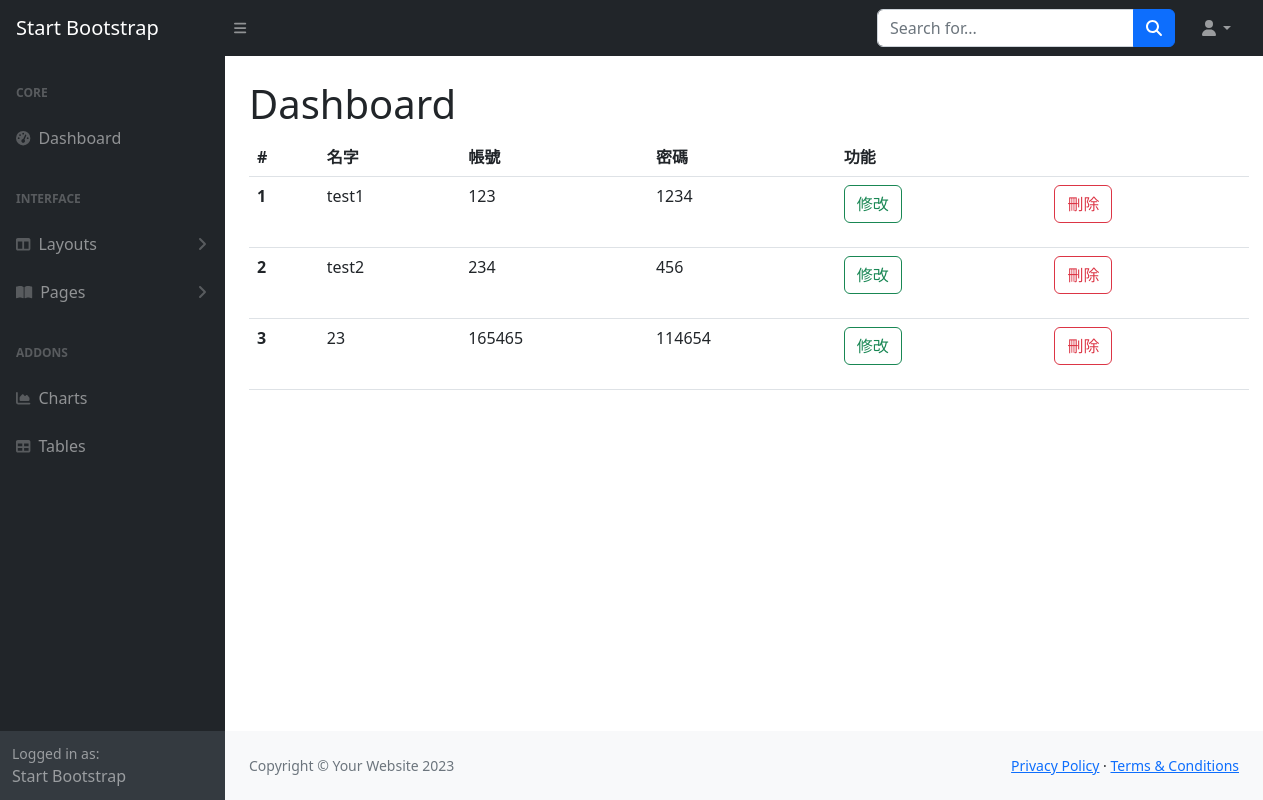
/users, run on an earlier commit of the app's database.
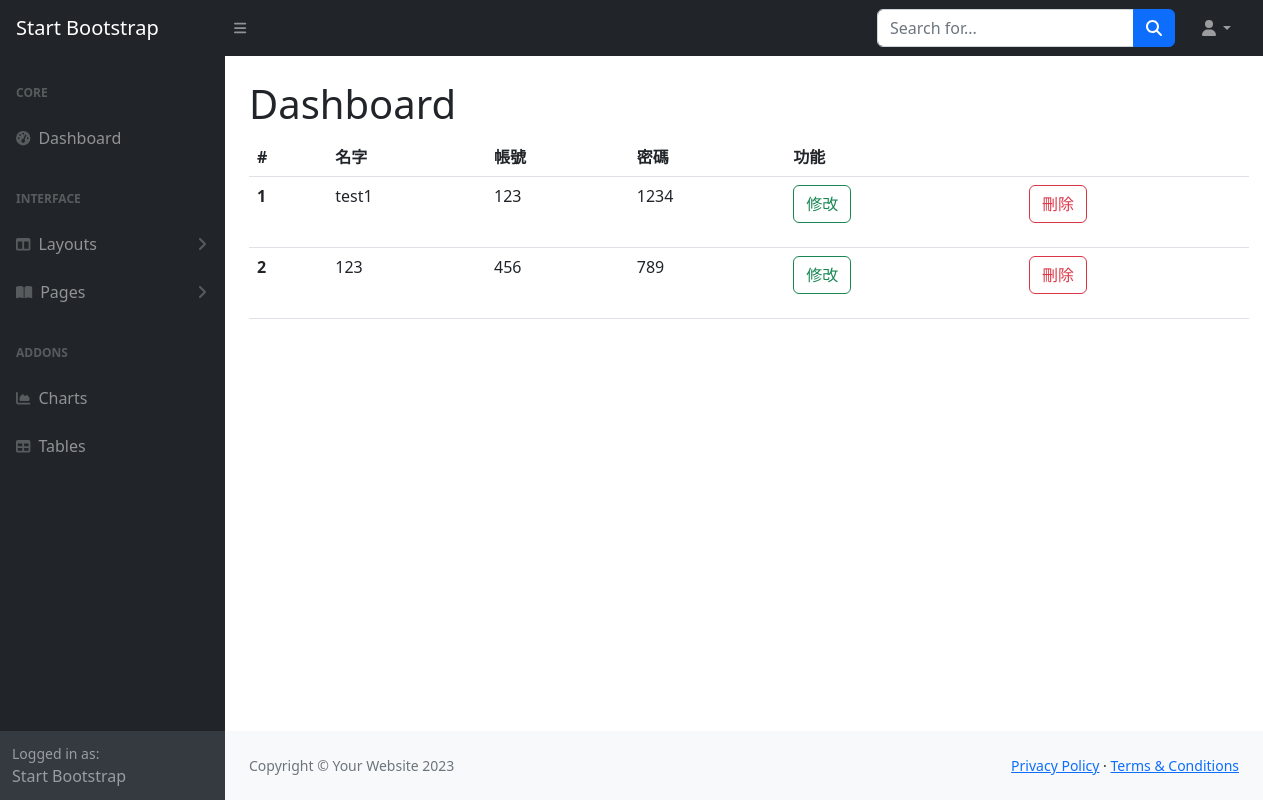
And on a later commit of the database.
### tables this page shows
CREATE TABLE Users (id INTEGER PRIMARY KEY AUTOINCREMENT, name nvarchar (20), account nvarchar (40), password nvarchar (40));

### app.py (the view)
@app.route("/users")
def users():
    with get_db() as cur: #with get_db().cursor() as cur:
        cur.row_factory = sql.Row
        cur = cur.cursor() #上面的註解可以把這行省略
        cur.execute("select * from Users")
        data = cur.fetchall()
        cur.close()
    return render_template("users.html",data = data)

### app.py (called while the page is built)
def get_db():
    db = getattr(g, '_database', None)
    if db is None:
        db = g._database = sql.connect(DATABASE)
    return db

@app.teardown_appcontext
def close_connection(exception):
    db = getattr(g, '_database', None)
    if db is not None:
        db.close()

### templates/users.html (shortened to what this page needs)
{% extends "layout/back.html"%}
{%block main %}
<table class="table" style="width: 1000px;">
    <thead>
      <tr>
        <th scope="col">#</th>
        <th scope="col">名字</th>
        <th scope="col">帳號</th>
        <th scope="col">密碼</th>
        <th scope="col">功能</th>
      </tr>
    </thead>
    <tbody>
        {%for i in range(data|length) %}
        <tr>
            <th scope="row">{{ i+1 }}</th>
            <td>{{ data[i].name }}</td>
            <td>{{ data[i].account }}</td>
            <td>{{ data[i].password }}</td>
            <td>
              <div class="row">
                <div class="col">
                  <button type="button" class="btn btn-outline-success">修改</button>
                </div>
                <div class="col">
                  <form action="/deleteuser/{{ data[i].id }}" method="post">
                    <button class="btn btn-outline-danger" onclick="if(confirm('您確定要刪除嗎？')) return true;else return false">刪除</button>
                  </form>
              </div>
              </div>
            </td>
        </tr>
        {% endfor %}
    </tbody>
  </table>
{% endblock %}

### templates/layout/back.html (shortened to what this page needs)
<html lang="en">
    <head>
        <link href="/static/css/bootstrap.min.css" rel="stylesheet" />
        <link href="/static/css/styles.css" rel="stylesheet" />
    </head>
    <body class="sb-nav-fixed">
        <nav class="sb-topnav navbar navbar-expand navbar-dark bg-dark">
            <a class="navbar-brand ps-3" href="index.html">Start Bootstrap</a>
            <button class="btn btn-link btn-sm order-1 order-lg-0 me-4 me-lg-0" id="sidebarToggle" href="#!"><i class="fas fa-bars"></i></button>
            <form class="d-none d-md-inline-block form-inline ms-auto me-0 me-md-3 my-2 my-md-0">
                <div class="input-group">
                    <input class="form-control" type="text" placeholder="Search for..." aria-label="Search for..." aria-describedby="btnNavbarSearch" />
                    <button class="btn btn-primary" id="btnNavbarSearch" type="button"><i class="fas fa-search"></i></button>
                </div>
            </form>
            <ul class="navbar-nav ms-auto ms-md-0 me-3 me-lg-4">
                <li class="nav-item dropdown">
                    <a class="nav-link dropdown-toggle" id="navbarDropdown" href="#" role="button" data-bs-toggle="dropdown" aria-expanded="false"><i class="fas fa-user fa-fw"></i></a>
                </li>
            </ul>
        </nav>
        <div id="layoutSidenav">
            <div id="layoutSidenav_nav">
                <nav class="sb-sidenav accordion sb-sidenav-dark" id="sidenavAccordion">
                    <div class="sb-sidenav-menu">
                        <div class="nav">
                            <div class="sb-sidenav-menu-heading">Core</div>
                            <a class="nav-link" href="index.html">
                                <div class="sb-nav-link-icon"><i class="fas fa-tachometer-alt"></i></div>
                                Dashboard
                            </a>
                            <div class="sb-sidenav-menu-heading">Interface</div>
                            <a class="nav-link collapsed" href="#" data-bs-toggle="collapse" data-bs-target="#collapseLayouts" aria-expanded="false" aria-controls="collapseLayouts">
                                <div class="sb-nav-link-icon"><i class="fas fa-columns"></i></div>
                                Layouts
                                <div class="sb-sidenav-collapse-arrow"><i class="fas fa-angle-down"></i></div>
                            </a>
                            <a class="nav-link collapsed" href="#" data-bs-toggle="collapse" data-bs-target="#collapsePages" aria-expanded="false" aria-controls="collapsePages">
                                <div class="sb-nav-link-icon"><i class="fas fa-book-open"></i></div>
                                Pages
                                <div class="sb-sidenav-collapse-arrow"><i class="fas fa-angle-down"></i></div>
                            </a>
                            <div class="sb-sidenav-menu-heading">Addons</div>
                            <a class="nav-link" href="charts.html">
                                <div class="sb-nav-link-icon"><i class="fas fa-chart-area"></i></div>
                                Charts
                            </a>
                            <a class="nav-link" href="tables.html">
                                <div class="sb-nav-link-icon"><i class="fas fa-table"></i></div>
                                Tables
                            </a>
                        </div>
                    </div>
                    <div class="sb-sidenav-footer">
                        <div class="small">Logged in as:</div>
                        Start Bootstrap
                    </div>
                </nav>
            </div>
            <div id="layoutSidenav_content">
                <main>
                    <div class="container-fluid px-4">
                        <h1 class="mt-4">Dashboard</h1>
                        {% block main %}
                        {% endblock main %}
                    </div>
                </main>
                <footer class="py-4 bg-light mt-auto">
                    <div class="container-fluid px-4">
                        <div class="d-flex align-items-center justify-content-between small">
                            <div class="text-muted">Copyright &copy; Your Website 2023</div>
                            <div>
                                <a href="#">Privacy Policy</a>
                                &middot;
                                <a href="#">Terms &amp; Conditions</a>
                            </div>
                        </div>
                    </div>
                </footer>
            </div>
        </div>
    </body>
</html>

What changed in the data, as far as the page shows it:
removed Users: name "test2", account "234", password "456"
removed Users: name "23", account "165465", password "114654"
added Users: name "123", account "456", password "789"
Also different on the page:
new list line: "2 修改 刪除"
list line gone: "2 修改 刪除"
list line gone: "3 修改 刪除"
